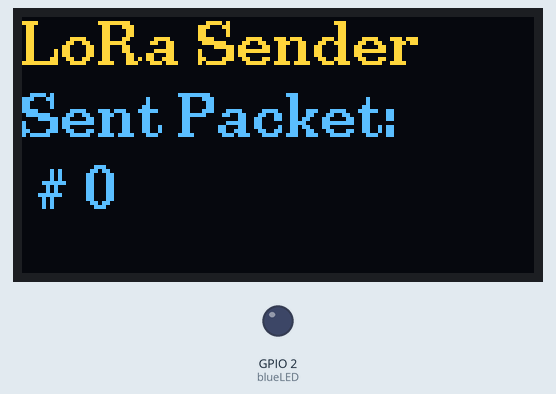
The sketch below on a simulated ESP32. Parts: 128×64 one-colour display, output pins drawn as LEDs (lit = HIGH). The OLED is the two-colour kind (top 16 rows yellow); no radio packets arrive unless stated; what the sketch prints to the serial monitor is not drawn.

Above: at 0.2 s.
At 15.4 s:
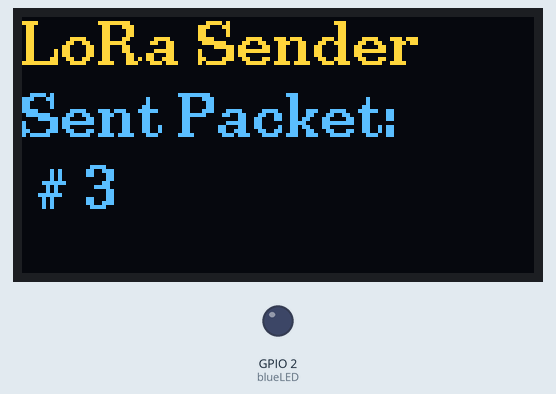
At 25.6 s:
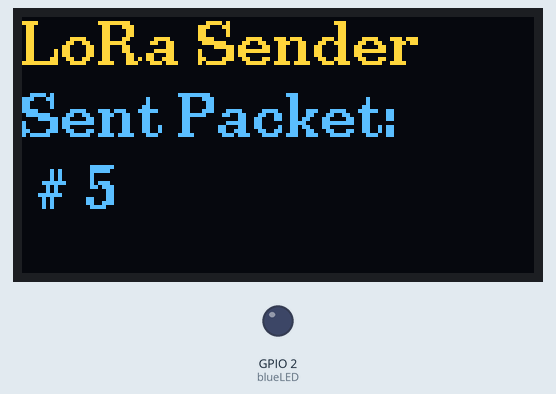
At 35.8 s:
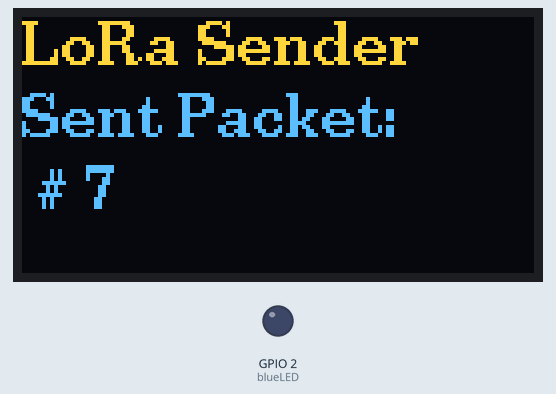
Timing chart, 0 to 37.3 s (numbered marks = the images above):
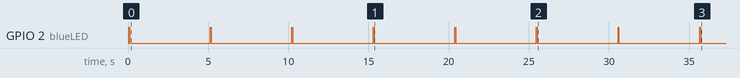

Measured:
- by itself, GPIO 2 (blueLED): alternates HIGH for 0.06 s and LOW for 5.0 s
- what the display in image 0 shows lasts 5.1 s, from 0.1 s to 5.2 s

The sketch:

LoRa_Sender.ino
```cpp
/* Example from Sandeep Mistry
 * With mods from AliExpress/LilyGo docs
 * For TTGo ESP32 LoRa-OLED board
 * http://www.lilygo.cn/down_view.aspx?TypeId=11&Id=78&Fid=t14:11:14
 * Based on SX1276 LoRa Radio
 * http://www.semtech.com/apps/product.php?pn=SX1276
 * RMB 29Nov2017
 */

#include <SPI.h>
#include <LoRa.h>       // https://github.com/sandeepmistry/arduino-LoRa
#include <U8g2lib.h>   // https://github.com/olikraus/U8g2_Arduino
// #include <U8x8lib.h>

#define OFF 0   // For LED
#define ON 1

// SPI LoRa Radio
#define LORA_SCK 5        // GPIO5 - SX1276 SCK
#define LORA_MISO 19     // GPIO19 - SX1276 MISO
#define LORA_MOSI 27    // GPIO27 -  SX1276 MOSI
#define LORA_CS 18     // GPIO18 -   SX1276 CS
#define LORA_RST 14   // GPIO14 -    SX1276 RST
#define LORA_IRQ 26  // GPIO26 -     SX1276 IRQ (interrupt request)

// I2C OLED Display works with SSD1306 driver
#define OLED_SDA 4
#define OLED_SCL 15
#define OLED_RST 16

/* Pick One. Hardware I2C does NOT work! This article helped: https://robotzero.one/heltec-wifi-kit-32/
* TTGo boards similar to Heltec boards, LED_BUILTIN = 2 instead of pin 25
* Some OLED displays don't handle ACK correctly so SW I2C works better. Thank you Olikraus!
* TTGo OLED has pin 16 reset unlike other OLED displays
*/

// UNCOMMENT one of the constructor lines below
//U8X8_SSD1306_128X64_NONAME_SW_I2C Display(/* clock=*/ OLED_SCL, /* data=*/ OLED_SDA, /* reset=*/ OLED_RST); // Unbuffered, basic graphics, software I2C
//U8G2_SSD1306_128X64_NONAME_1_SW_I2C Display(U8G2_R0, /* clock=*/ OLED_SCL, /* data=*/ OLED_SDA, /* reset=*/ OLED_RST); // Page buffer, SW I2C
U8G2_SSD1306_128X64_NONAME_F_SW_I2C Display(U8G2_R0, /* clock=*/ OLED_SCL, /* data=*/ OLED_SDA, /* reset=*/ OLED_RST); // Full framebuffer, SW I2C

const int blueLED = LED_BUILTIN;
int counter = 0;

void setup() {
  Serial.begin(115200);
  while (!Serial);

  Serial.println("LoRa Sender");

  Display.begin();
  Display.enableUTF8Print();    // enable UTF8 support for the Arduino print() function
  Display.setFont(u8g2_font_ncenB10_tr);

  // Very important for SPI pin configuration!
  SPI.begin(LORA_SCK, LORA_MISO, LORA_MOSI, LORA_CS);

  // Very important for LoRa Radio pin configuration!
  LoRa.setPins(LORA_CS, LORA_RST, LORA_IRQ);

  pinMode(blueLED, OUTPUT); // For LED feedback

  if (!LoRa.begin(868E6)) {
    Serial.println("Starting LoRa failed!");
    while (1);
  }

  // The larger the spreading factor the greater the range but slower data rate
  // Send and receive radios need to be set the same
  LoRa.setSpreadingFactor(12); // ranges from 6-12, default 7 see API docs

  // Change the transmit power of the radio
  // Default is LoRa.setTxPower(17, PA_OUTPUT_PA_BOOST_PIN);
  // Most modules have the PA output pin connected to PA_BOOST, gain 2-17
  // TTGO and some modules are connected to RFO_HF, gain 0-14
  // If your receiver RSSI is very weak and little affected by a better antenna, change this!
  LoRa.setTxPower(14, PA_OUTPUT_RFO_PIN);

}

void loop() {
  Serial.print("Sending packet: ");
  Serial.println(counter);

  digitalWrite(blueLED, ON);  // Turn blue LED on
  // send packet
  LoRa.beginPacket();
  LoRa.print("Contador: ");
  LoRa.print(counter);
  LoRa.endPacket();
  digitalWrite(blueLED, OFF); // Turn blue LED off

  // Display Info
  Display.clearBuffer();
  Display.setCursor(0,12); Display.print("LoRa Sender");
  Display.setCursor(0,30); Display.print("Sent Packet:");
  Display.setCursor(0,48); Display.print(" # " + (String)counter);
  Display.sendBuffer();

  counter++;

  delay(5000);
}
```
